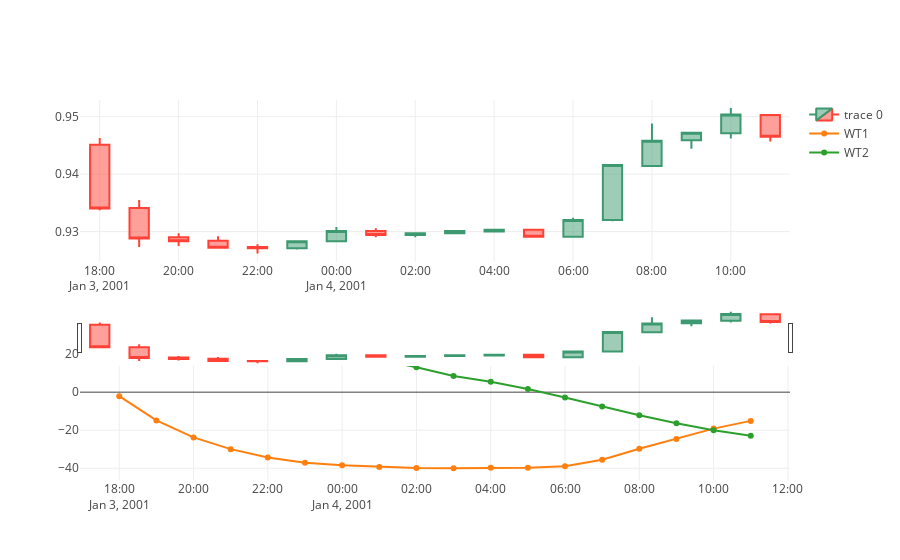

Notebook source saved alongside this figure:
### Markdown cell above
# plot example for wave trend

### Code cell
start = EURUSD_1H.index.searchsorted(datetime(2001, 1, 3, 18))
end = EURUSD_1H.index.searchsorted(datetime(2001, 1, 4, 12))
EURUSD_temp =EURUSD_1H.iloc[start:end]

init_notebook_mode(connected=True)
data = go.Candlestick(x=EURUSD_temp.index, open=EURUSD_temp['OPEN'],high=EURUSD_temp['HIGH'],low=EURUSD_temp['LOW'],
                      close=EURUSD_temp['CLOSE'])

wt1 = go.Scatter(
    x=EURUSD_temp.index,
    y=EURUSD_temp['WT1'],
    name = 'WT1'
)

wt2 = go.Scatter(
    x=EURUSD_temp.index,
    y=EURUSD_temp['WT2'],
    name = 'WT2'
)
wt3 = go.Scatter(
    x=EURUSD_temp.index,
    y=EURUSD_temp['STOCHRSI'],
    name = 'STOCHRSI'
)
#py.plotly.iplot(wt,filename='basic_candle', auto_open=True)
fig = tools.make_subplots(rows=2, cols=1)
fig.append_trace(data, 1, 1)
fig.append_trace(wt1, 2, 1)
fig.append_trace(wt2, 2, 1)
#fig.append_trace(wt3, 2, 1)
py.offline.iplot(fig,filename='basic_candle')

### Figure 1 — Plotly figure (JSON) as saved in the notebook; plotly's stock layout.template omitted (floating-point values rounded to 4 significant figures)
{"data": [{"close": [0.934, 0.9288, 0.9283, 0.9272, 0.9271, 0.9283, 0.9301, 0.9294, 0.9297, 0.9301, 0.9303, 0.9291, 0.932, 0.9416, 0.9458, 0.9472, 0.9504, 0.9465], "high": [0.9463, 0.9355, 0.9297, 0.9292, 0.9278, 0.9285, 0.9308, 0.9306, 0.9298, 0.9302, 0.9304, 0.9304, 0.9324, 0.9416, 0.9488, 0.9474, 0.9515, 0.9504], "low": [0.9337, 0.9273, 0.9275, 0.927, 0.9262, 0.9269, 0.9283, 0.929, 0.929, 0.9297, 0.9299, 0.929, 0.929, 0.9318, 0.9414, 0.9444, 0.9462, 0.9457], "open": [0.9451, 0.9341, 0.929, 0.9284, 0.9273, 0.9271, 0.9283, 0.9301, 0.9294, 0.9297, 0.93, 0.9303, 0.9291, 0.932, 0.9414, 0.9459, 0.9471, 0.9503], "type": "candlestick", "uid": "e83a019c-d3b5-11e8-b681-f46d04ae17bf", "x": ["2001-01-03 18:00:00", "2001-01-03 19:00:00", "2001-01-03 20:00:00", "2001-01-03 21:00:00", "2001-01-03 22:00:00", "2001-01-03 23:00:00", "2001-01-04", "2001-01-04 01:00:00", "2001-01-04 02:00:00", "2001-01-04 03:00:00", "2001-01-04 04:00:00", "2001-01-04 05:00:00", "2001-01-04 06:00:00", "2001-01-04 07:00:00", "2001-01-04 08:00:00", "2001-01-04 09:00:00", "2001-01-04 10:00:00", "2001-01-04 11:00:00"], "xaxis": "x", "yaxis": "y"}, {"name": "WT1", "type": "scatter", "uid": "e83a9dde-d3b5-11e8-a59d-f46d04ae17bf", "x": ["2001-01-03 18:00:00", "2001-01-03 19:00:00", "2001-01-03 20:00:00", "2001-01-03 21:00:00", "2001-01-03 22:00:00", "2001-01-03 23:00:00", "2001-01-04", "2001-01-04 01:00:00", "2001-01-04 02:00:00", "2001-01-04 03:00:00", "2001-01-04 04:00:00", "2001-01-04 05:00:00", "2001-01-04 06:00:00", "2001-01-04 07:00:00", "2001-01-04 08:00:00", "2001-01-04 09:00:00", "2001-01-04 10:00:00", "2001-01-04 11:00:00"], "xaxis": "x2", "y": [-2.11, -14.85, -23.8, -29.95, -34.4, -37.17, -38.48, -39.33, -39.87, -39.96, -39.8, -39.72, -38.95, -35.48, -29.78, -24.56, -19.16, -15.1], "yaxis": "y2"}, {"name": "WT2", "type": "scatter", "uid": "e83b3a22-d3b5-11e8-be73-f46d04ae17bf", "x": ["2001-01-03 18:00:00", "2001-01-03 19:00:00", "2001-01-03 20:00:00", "2001-01-03 21:00:00", "2001-01-03 22:00:00", "2001-01-03 23:00:00", "2001-01-04", "2001-01-04 01:00:00", "2001-01-04 02:00:00", "2001-01-04 03:00:00", "2001-01-04 04:00:00", "2001-01-04 05:00:00", "2001-01-04 06:00:00", "2001-01-04 07:00:00", "2001-01-04 08:00:00", "2001-01-04 09:00:00", "2001-01-04 10:00:00", "2001-01-04 11:00:00"], "xaxis": "x2", "y": [32.5, 32.5, 28.99, 28.03, 26.09, 23.83, 20.87, 17.19, 13.08, 8.521, 5.433, 1.627, -2.775, -7.487, -12.12, -16.37, -20.0, -22.87], "yaxis": "y2"}], "layout": {"xaxis": {"anchor": "y", "domain": [0, 1]}, "xaxis2": {"anchor": "y2", "domain": [0, 1]}, "yaxis": {"anchor": "x", "domain": [0.575, 1]}, "yaxis2": {"anchor": "x2", "domain": [0, 0.425]}}}
